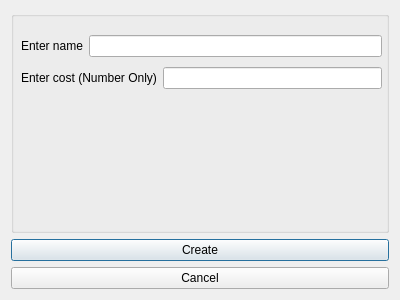
<?xml version="1.0" encoding="UTF-8"?>
<ui version="4.0">
 <class>GenerateWindow</class>
 <widget class="QDialog" name="GenerateWindow">
  <property name="geometry">
   <rect>
    <x>0</x>
    <y>0</y>
    <width>400</width>
    <height>300</height>
   </rect>
  </property>
  <property name="windowTitle">
   <string>Generate Window</string>
  </property>
  <property name="locale">
   <locale language="Finnish" country="Finland"/>
  </property>
  <layout class="QVBoxLayout" name="verticalLayout">
   <item>
    <widget class="QGroupBox" name="groupBox">
     <property name="title">
      <string/>
     </property>
     <widget class="QWidget" name="layoutWidget">
      <property name="geometry">
       <rect>
        <x>10</x>
        <y>20</y>
        <width>361</width>
        <height>64</height>
       </rect>
      </property>
      <layout class="QVBoxLayout" name="verticalLayout_2">
       <item>
        <layout class="QHBoxLayout" name="horizontalLayout">
         <item>
          <widget class="QLabel" name="NameLabel">
           <property name="text">
            <string>Enter name</string>
           </property>
          </widget>
         </item>
         <item>
          <widget class="QLineEdit" name="NameLine"/>
         </item>
        </layout>
       </item>
       <item>
        <layout class="QHBoxLayout" name="horizontalLayout_2">
         <item>
          <widget class="QLabel" name="CostLabel">
           <property name="text">
            <string>Enter cost (Number Only)</string>
           </property>
          </widget>
         </item>
         <item>
          <widget class="QLineEdit" name="CostLine"/>
         </item>
        </layout>
       </item>
      </layout>
     </widget>
    </widget>
   </item>
   <item>
    <widget class="QPushButton" name="CreateButton">
     <property name="text">
      <string>Create</string>
     </property>
    </widget>
   </item>
   <item>
    <widget class="QPushButton" name="closeButton">
     <property name="text">
      <string>Cancel</string>
     </property>
    </widget>
   </item>
  </layout>
 </widget>
 <resources/>
 <connections>
  <connection>
   <sender>closeButton</sender>
   <signal>clicked()</signal>
   <receiver>GenerateWindow</receiver>
   <slot>close()</slot>
   <hints>
    <hint type="sourcelabel">
     <x>20</x>
     <y>20</y>
    </hint>
    <hint type="destinationlabel">
     <x>20</x>
     <y>20</y>
    </hint>
   </hints>
  </connection>
 </connections>
</ui>
